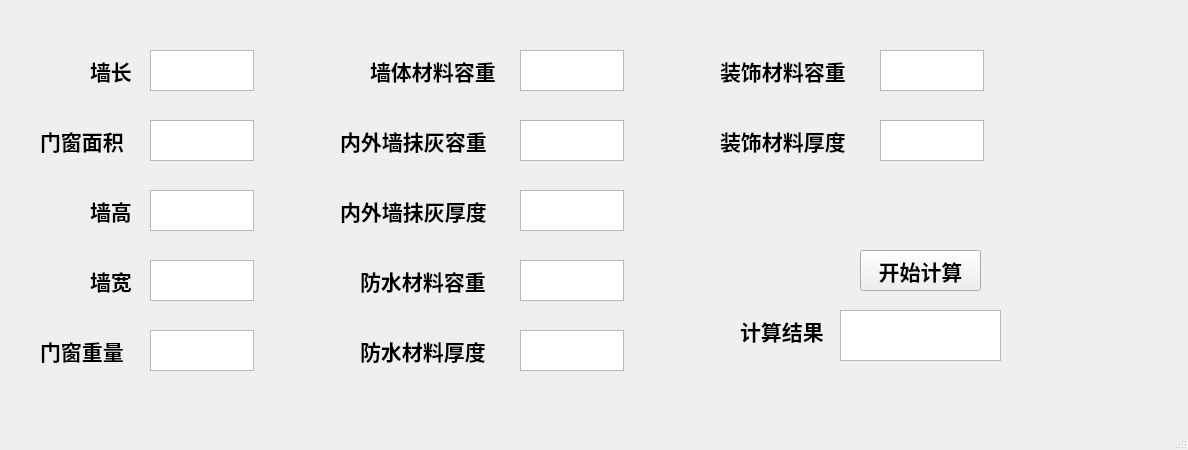
<?xml version="1.0" encoding="UTF-8"?>
<ui version="4.0">
 <class>MainWindow</class>
 <widget class="QMainWindow" name="MainWindow">
  <property name="geometry">
   <rect>
    <x>0</x>
    <y>0</y>
    <width>1188</width>
    <height>450</height>
   </rect>
  </property>
  <property name="windowTitle">
   <string>MainWindow</string>
  </property>
  <widget class="QWidget" name="centralwidget">
   <widget class="QPlainTextEdit" name="qc">
    <property name="geometry">
     <rect>
      <x>150</x>
      <y>50</y>
      <width>104</width>
      <height>41</height>
     </rect>
    </property>
    <property name="font">
     <font>
      <family>黑体</family>
      <pointsize>16</pointsize>
      <weight>75</weight>
      <bold>true</bold>
     </font>
    </property>
    <property name="plainText">
     <string/>
    </property>
   </widget>
   <widget class="QPlainTextEdit" name="mcmj">
    <property name="geometry">
     <rect>
      <x>150</x>
      <y>120</y>
      <width>104</width>
      <height>41</height>
     </rect>
    </property>
    <property name="font">
     <font>
      <family>黑体</family>
      <pointsize>16</pointsize>
      <weight>75</weight>
      <bold>true</bold>
     </font>
    </property>
   </widget>
   <widget class="QPlainTextEdit" name="qg">
    <property name="geometry">
     <rect>
      <x>150</x>
      <y>190</y>
      <width>104</width>
      <height>41</height>
     </rect>
    </property>
    <property name="font">
     <font>
      <family>黑体</family>
      <pointsize>16</pointsize>
      <weight>75</weight>
      <bold>true</bold>
     </font>
    </property>
   </widget>
   <widget class="QPlainTextEdit" name="qk">
    <property name="geometry">
     <rect>
      <x>150</x>
      <y>260</y>
      <width>104</width>
      <height>41</height>
     </rect>
    </property>
    <property name="font">
     <font>
      <family>黑体</family>
      <pointsize>16</pointsize>
      <weight>75</weight>
      <bold>true</bold>
     </font>
    </property>
   </widget>
   <widget class="QLabel" name="label">
    <property name="geometry">
     <rect>
      <x>90</x>
      <y>50</y>
      <width>51</width>
      <height>41</height>
     </rect>
    </property>
    <property name="font">
     <font>
      <family>黑体</family>
      <pointsize>16</pointsize>
      <weight>75</weight>
      <bold>true</bold>
     </font>
    </property>
    <property name="text">
     <string>墙长</string>
    </property>
   </widget>
   <widget class="QLabel" name="label_2">
    <property name="geometry">
     <rect>
      <x>90</x>
      <y>260</y>
      <width>51</width>
      <height>41</height>
     </rect>
    </property>
    <property name="font">
     <font>
      <family>黑体</family>
      <pointsize>16</pointsize>
      <weight>75</weight>
      <bold>true</bold>
     </font>
    </property>
    <property name="text">
     <string>墙宽</string>
    </property>
   </widget>
   <widget class="QLabel" name="label_3">
    <property name="geometry">
     <rect>
      <x>90</x>
      <y>190</y>
      <width>51</width>
      <height>41</height>
     </rect>
    </property>
    <property name="font">
     <font>
      <family>黑体</family>
      <pointsize>16</pointsize>
      <weight>75</weight>
      <bold>true</bold>
     </font>
    </property>
    <property name="text">
     <string>墙高</string>
    </property>
   </widget>
   <widget class="QLabel" name="label_4">
    <property name="geometry">
     <rect>
      <x>40</x>
      <y>120</y>
      <width>91</width>
      <height>41</height>
     </rect>
    </property>
    <property name="font">
     <font>
      <family>黑体</family>
      <pointsize>16</pointsize>
      <weight>75</weight>
      <bold>true</bold>
     </font>
    </property>
    <property name="text">
     <string>门窗面积</string>
    </property>
   </widget>
   <widget class="QPlainTextEdit" name="hntrz">
    <property name="geometry">
     <rect>
      <x>520</x>
      <y>50</y>
      <width>104</width>
      <height>41</height>
     </rect>
    </property>
    <property name="font">
     <font>
      <family>黑体</family>
      <pointsize>16</pointsize>
      <weight>75</weight>
      <bold>true</bold>
     </font>
    </property>
    <property name="plainText">
     <string/>
    </property>
   </widget>
   <widget class="QLabel" name="label_5">
    <property name="geometry">
     <rect>
      <x>370</x>
      <y>50</y>
      <width>141</width>
      <height>41</height>
     </rect>
    </property>
    <property name="font">
     <font>
      <family>黑体</family>
      <pointsize>16</pointsize>
      <weight>75</weight>
      <bold>true</bold>
     </font>
    </property>
    <property name="text">
     <string>墙体材料容重</string>
    </property>
   </widget>
   <widget class="QPlainTextEdit" name="mhrz">
    <property name="geometry">
     <rect>
      <x>520</x>
      <y>120</y>
      <width>104</width>
      <height>41</height>
     </rect>
    </property>
    <property name="font">
     <font>
      <family>黑体</family>
      <pointsize>16</pointsize>
      <weight>75</weight>
      <bold>true</bold>
     </font>
    </property>
    <property name="plainText">
     <string/>
    </property>
   </widget>
   <widget class="QLabel" name="label_6">
    <property name="geometry">
     <rect>
      <x>340</x>
      <y>120</y>
      <width>161</width>
      <height>41</height>
     </rect>
    </property>
    <property name="font">
     <font>
      <family>黑体</family>
      <pointsize>16</pointsize>
      <weight>75</weight>
      <bold>true</bold>
     </font>
    </property>
    <property name="text">
     <string>内外墙抹灰容重</string>
    </property>
   </widget>
   <widget class="QPlainTextEdit" name="mhhd">
    <property name="geometry">
     <rect>
      <x>520</x>
      <y>190</y>
      <width>104</width>
      <height>41</height>
     </rect>
    </property>
    <property name="font">
     <font>
      <family>黑体</family>
      <pointsize>16</pointsize>
      <weight>75</weight>
      <bold>true</bold>
     </font>
    </property>
    <property name="plainText">
     <string/>
    </property>
   </widget>
   <widget class="QLabel" name="label_7">
    <property name="geometry">
     <rect>
      <x>340</x>
      <y>190</y>
      <width>161</width>
      <height>41</height>
     </rect>
    </property>
    <property name="font">
     <font>
      <family>黑体</family>
      <pointsize>16</pointsize>
      <weight>75</weight>
      <bold>true</bold>
     </font>
    </property>
    <property name="text">
     <string>内外墙抹灰厚度</string>
    </property>
   </widget>
   <widget class="QPlainTextEdit" name="fsclrz">
    <property name="geometry">
     <rect>
      <x>520</x>
      <y>260</y>
      <width>104</width>
      <height>41</height>
     </rect>
    </property>
    <property name="font">
     <font>
      <family>黑体</family>
      <pointsize>16</pointsize>
      <weight>75</weight>
      <bold>true</bold>
     </font>
    </property>
    <property name="plainText">
     <string/>
    </property>
   </widget>
   <widget class="QLabel" name="label_8">
    <property name="geometry">
     <rect>
      <x>360</x>
      <y>260</y>
      <width>141</width>
      <height>41</height>
     </rect>
    </property>
    <property name="font">
     <font>
      <family>黑体</family>
      <pointsize>16</pointsize>
      <weight>75</weight>
      <bold>true</bold>
     </font>
    </property>
    <property name="text">
     <string>防水材料容重</string>
    </property>
   </widget>
   <widget class="QLabel" name="label_9">
    <property name="geometry">
     <rect>
      <x>360</x>
      <y>330</y>
      <width>141</width>
      <height>41</height>
     </rect>
    </property>
    <property name="font">
     <font>
      <family>黑体</family>
      <pointsize>16</pointsize>
      <weight>75</weight>
      <bold>true</bold>
     </font>
    </property>
    <property name="text">
     <string>防水材料厚度</string>
    </property>
   </widget>
   <widget class="QPlainTextEdit" name="fsclhd">
    <property name="geometry">
     <rect>
      <x>520</x>
      <y>330</y>
      <width>104</width>
      <height>41</height>
     </rect>
    </property>
    <property name="font">
     <font>
      <family>黑体</family>
      <pointsize>16</pointsize>
      <weight>75</weight>
      <bold>true</bold>
     </font>
    </property>
    <property name="plainText">
     <string/>
    </property>
   </widget>
   <widget class="QPlainTextEdit" name="lk">
    <property name="geometry">
     <rect>
      <x>150</x>
      <y>330</y>
      <width>104</width>
      <height>41</height>
     </rect>
    </property>
    <property name="font">
     <font>
      <family>黑体</family>
      <pointsize>16</pointsize>
      <weight>75</weight>
      <bold>true</bold>
     </font>
    </property>
   </widget>
   <widget class="QLabel" name="label_10">
    <property name="geometry">
     <rect>
      <x>40</x>
      <y>330</y>
      <width>101</width>
      <height>41</height>
     </rect>
    </property>
    <property name="font">
     <font>
      <family>黑体</family>
      <pointsize>16</pointsize>
      <weight>75</weight>
      <bold>true</bold>
     </font>
    </property>
    <property name="text">
     <string>门窗重量</string>
    </property>
   </widget>
   <widget class="QLabel" name="label_11">
    <property name="geometry">
     <rect>
      <x>720</x>
      <y>50</y>
      <width>151</width>
      <height>41</height>
     </rect>
    </property>
    <property name="font">
     <font>
      <family>黑体</family>
      <pointsize>16</pointsize>
      <weight>75</weight>
      <bold>true</bold>
     </font>
    </property>
    <property name="text">
     <string>装饰材料容重</string>
    </property>
   </widget>
   <widget class="QPlainTextEdit" name="zsclrz">
    <property name="geometry">
     <rect>
      <x>880</x>
      <y>50</y>
      <width>104</width>
      <height>41</height>
     </rect>
    </property>
    <property name="font">
     <font>
      <family>黑体</family>
      <pointsize>16</pointsize>
      <weight>75</weight>
      <bold>true</bold>
     </font>
    </property>
    <property name="plainText">
     <string/>
    </property>
   </widget>
   <widget class="QLabel" name="label_12">
    <property name="geometry">
     <rect>
      <x>720</x>
      <y>120</y>
      <width>141</width>
      <height>41</height>
     </rect>
    </property>
    <property name="font">
     <font>
      <family>黑体</family>
      <pointsize>16</pointsize>
      <weight>75</weight>
      <bold>true</bold>
     </font>
    </property>
    <property name="text">
     <string>装饰材料厚度</string>
    </property>
   </widget>
   <widget class="QPlainTextEdit" name="zsclhd">
    <property name="geometry">
     <rect>
      <x>880</x>
      <y>120</y>
      <width>104</width>
      <height>41</height>
     </rect>
    </property>
    <property name="font">
     <font>
      <family>黑体</family>
      <pointsize>16</pointsize>
      <weight>75</weight>
      <bold>true</bold>
     </font>
    </property>
    <property name="plainText">
     <string/>
    </property>
   </widget>
   <widget class="QPushButton" name="ksjs">
    <property name="geometry">
     <rect>
      <x>860</x>
      <y>250</y>
      <width>121</width>
      <height>41</height>
     </rect>
    </property>
    <property name="font">
     <font>
      <family>黑体</family>
      <pointsize>16</pointsize>
      <weight>75</weight>
      <bold>true</bold>
     </font>
    </property>
    <property name="text">
     <string>开始计算</string>
    </property>
   </widget>
   <widget class="QPlainTextEdit" name="jsjg">
    <property name="geometry">
     <rect>
      <x>840</x>
      <y>310</y>
      <width>161</width>
      <height>51</height>
     </rect>
    </property>
    <property name="font">
     <font>
      <family>黑体</family>
      <pointsize>16</pointsize>
      <weight>75</weight>
      <bold>true</bold>
     </font>
    </property>
   </widget>
   <widget class="QLabel" name="label_13">
    <property name="geometry">
     <rect>
      <x>740</x>
      <y>310</y>
      <width>91</width>
      <height>41</height>
     </rect>
    </property>
    <property name="font">
     <font>
      <family>黑体</family>
      <pointsize>16</pointsize>
      <weight>75</weight>
      <bold>true</bold>
     </font>
    </property>
    <property name="text">
     <string>计算结果</string>
    </property>
   </widget>
  </widget>
  <widget class="QMenuBar" name="menubar">
   <property name="geometry">
    <rect>
     <x>0</x>
     <y>0</y>
     <width>1188</width>
     <height>23</height>
    </rect>
   </property>
  </widget>
  <widget class="QStatusBar" name="statusbar"/>
 </widget>
 <resources/>
 <connections/>
</ui>
